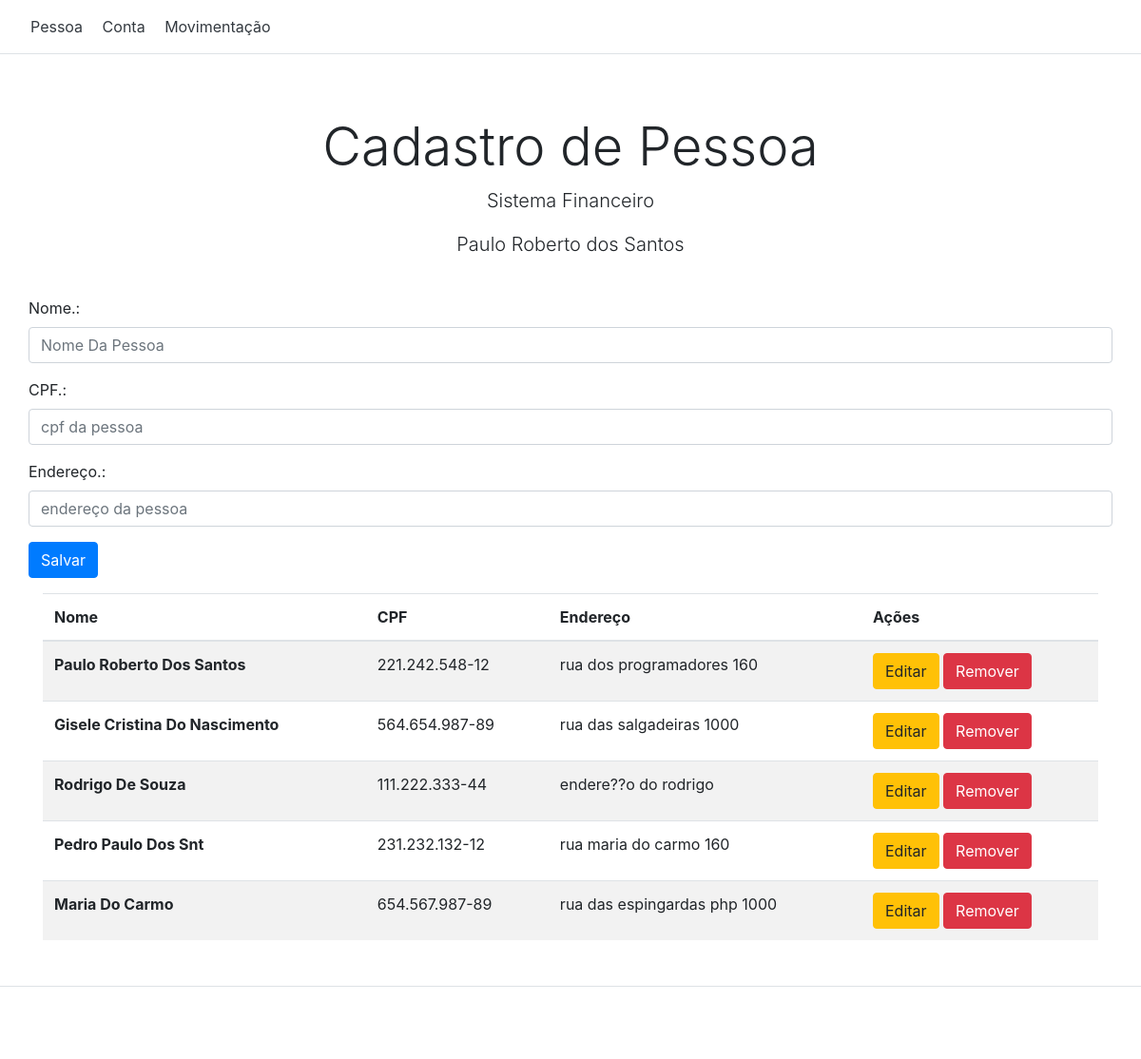
The page / on the database its author committed.
### tables this page shows
CREATE TABLE `pessoa` (
  `id` int(11) NOT NULL,
  `nome` varchar(255) NOT NULL,
  `cpf` char(11) NOT NULL,
  `endereco` varchar(255) NOT NULL
);

### model/PessoaModel.php (called while the page is built, shortened)
<?php
class PessoaModel {
    public static $instance;
    static public function getInstance() {
        if (!isset(self::$instance))
            self::$instance = new PessoaModel();
        return self::$instance;
    }
    public function getAll() {
        try {
            $sql = "SELECT * FROM pessoa";
            $statement_sql = ConPDO::getInstance()->prepare($sql);
            $statement_sql->execute();
            return $this->fechPessoa($statement_sql);
        } catch (PDOException $e) {
            print "Erro em getAll Pessoa :: " . $e->getMessage();
        }
    }
    private function fechPessoa($statement_sql) {
        $results = array();
        if ($statement_sql) {
            while ($linha = $statement_sql->fetch(PDO::FETCH_OBJ)) {
                $pessoa = new Pessoa();
                $pessoa->setId($linha->id);
                $pessoa->setNome($linha->nome);
                $pessoa->setCpf($linha->cpf);
                $pessoa->setEndereco($linha->endereco);
                $results [] = $pessoa;
            }
        }
        return $results;
    }
}

### model/Pessoa.php (called while the page is built)
<?php
class Pessoa {
    private $id;
    private $nome;
    private $cpf;
    private $endereco;
    public function getId() {
        return $this->id;
    }
    public function getNome() {
        return $this->nome;
    }
    public function getCpf() {
        return $this->cpf;
    }
    public function getEndereco() {
        return $this->endereco;
    }
    public function setId($id): void {
        $this->id = $id;
    }
    public function setNome($nome): void {
        $this->nome = $nome;
    }
    public function setCpf($cpf): void {
        $this->cpf = $cpf;
    }
    public function setEndereco($endereco): void {
        $this->endereco = $endereco;
    }
}

### model/ConPDO.php (called while the page is built, shortened)
<?php
class ConPDO {
    private static $instance;
    public static function getInstance() {
        if (!isset(self::$instance)) {
            try {
                self::$instance = new PDO("mysql:host=" . HOST . "; dbname=" . DBNAME . "; charset=" . CHARSET . ";", USER, PASSWORD, array(PDO::MYSQL_ATTR_INIT_COMMAND => 'SET NAMES UTF8', PDO::ATTR_PERSISTENT => TRUE));
                self::$instance->setAttribute(PDO::ATTR_ERRMODE, PDO::ERRMODE_EXCEPTION);
                self::$instance->setAttribute(PDO::ATTR_ORACLE_NULLS, PDO::NULL_EMPTY_STRING);
            } catch (PDOException $e) {
                print "erro getInstance() : " . $e->getMessage();
            }
        }
        return self::$instance;
    }
}

### controller/PessoaController.php (called while the page is built, shortened)
<?php
class PessoaController {
    public function getAll() {
        return PessoaModel::getInstance()->getAll();
    }
}

### Utils/Util.php (called while the page is built)
<?php
class Util {
    static public function formatCPF($cpf) {
        $ArrCpf = str_split($cpf, 3);
        $cpf = $ArrCpf[0] . '.' . $ArrCpf[1] . '.' . $ArrCpf[2] . '-' . $ArrCpf[3];
        return $cpf;
    }
}
?>

### index.php (the view, shortened to what this page needs)
<?php
require_once './model/ConPDO.php';
require_once './controller/PessoaController.php';
require_once './model/Pessoa.php';
require_once './model/PessoaModel.php';
require_once './Utils/Util.php';
$pessoa = new Pessoa();
$pessoaController = new PessoaController();
$pessoas = $pessoaController->getAll();
$codigo = (isset($_POST["id"])) ? $_POST["id"] : ((isset($_GET["id"])) ? $_GET["id"] : 0);
?>
<!doctype html>
<html lang="en">
    <head>
        <link rel="stylesheet" href="https://maxcdn.bootstrapcdn.com/bootstrap/4.0.0/css/bootstrap.min.css">
    </head>
    <body>
        <div class="d-flex flex-column flex-md-row align-items-center p-3 px-md-4 mb-3 bg-white border-bottom box-shadow">
            <?php
            include_once './view/menu.php';
            ?>
        </div>
        <div class="pricing-header px-3 py-3 pt-md-5 pb-md-4 mx-auto text-center">
            <h1 class="display-4">Cadastro de Pessoa</h1>
            <p class="lead">Sistema Financeiro</p>
            <p class="lead">Paulo Roberto dos Santos  </p>
        </div>
        <div class="container">
            <div class="row">
                <form class="table table-striped" method="POST" action="http://localhost/ProvaPHPIST/index.php">
                    <div class="form-group">
                        <label for="pessoanome">Nome.:</label>
                        <input required type="text" class="form-control" name="nome" value="<?= $pessoa->getNome() ?>" id="nome" aria-describedby="nome" placeholder="nome da pessoa">
                    </div>
                    <div class="form-group">
                        <label for="pessoacpf">CPF.:</label>
                        <input required type="text" class="form-control" name="cpf" value="<?= $pessoa->getCpf() ?>" id="cpf" placeholder="cpf da pessoa">
                    </div>
                    <div class="form-group">
                        <label for="pessoaendereco">Endereço.:</label>
                        <input required type="text" class="form-control" name="endereco" value="<?= $pessoa->getEndereco() ?>" id="endereco" placeholder="endereço da pessoa">
                    </div>
                    <button type="submit" class="<?= ($codigo > 0) ? "btn btn-warning" : "btn btn-primary" ?>"><?= ($codigo > 0) ? "Alterar" : "Salvar" ?></button>
                </form>
            </div>
        </div>
        <div class="container">
            <table class="table table-striped">
                <thead>
                    <tr>
                        <th scope="col">Nome</th>
                        <th scope="col">CPF</th>
                        <th scope="col">Endereço</th>
                        <th scope="col">Ações</th>
                    </tr>
                </thead>
                <tbody>
                    <?php
                    $count = count($pessoas);
                    if ($count > 0):
                        foreach ($pessoas as $pes):
                            ?>
                            <tr>
                                <th><?php echo $pes->getNome() ?></th>
                                <td><?php echo Util::formatCPF($pes->getCpf()) ?></td>
                                <td><?php echo $pes->getEndereco() ?></td>
                                <td>
                                    <a class="btn btn-warning" href="index.php?id=<?php echo $pes->getId() ?>">Editar</a>
                                    <a class="btn btn-danger" title="Excluir"  href="javascript:if(confirm('Deseja excluir o cliente <?php echo $pes->getNome() ?> ?')) {location='index.php?acao=excluir&id=<?php echo $pes->getId() ?> ';}"><i class="fa fa-trash" aria-hidden="true"></i>
                                        Remover</a>
                                </td>
                            </tr>
                            <?php
                        endforeach;
                    endif;
                    ?>
                </tbody>
            </table>
        </div>
        <footer class="pt-4 my-md-5 pt-md-5 border-top">
        </footer>
</body>
</html>

### index.php (style rules this page uses)
#nome { text-transform: capitalize; }

### rows shown on the page
pessoa: nome "Paulo Roberto Dos Santos", cpf "221.242.548-12", endereco "rua dos programadores 160"
pessoa: nome "Gisele Cristina Do Nascimento", cpf "564.654.987-89", endereco "rua das salgadeiras 1000"
pessoa: nome "Rodrigo De Souza", cpf "111.222.333-44", endereco "endere??o do rodrigo"
pessoa: nome "Pedro Paulo Dos Snt", cpf "231.232.132-12", endereco "rua maria do carmo 160"
pessoa: nome "Maria Do Carmo", cpf "654.567.987-89", endereco "rua das espingardas php 1000"
